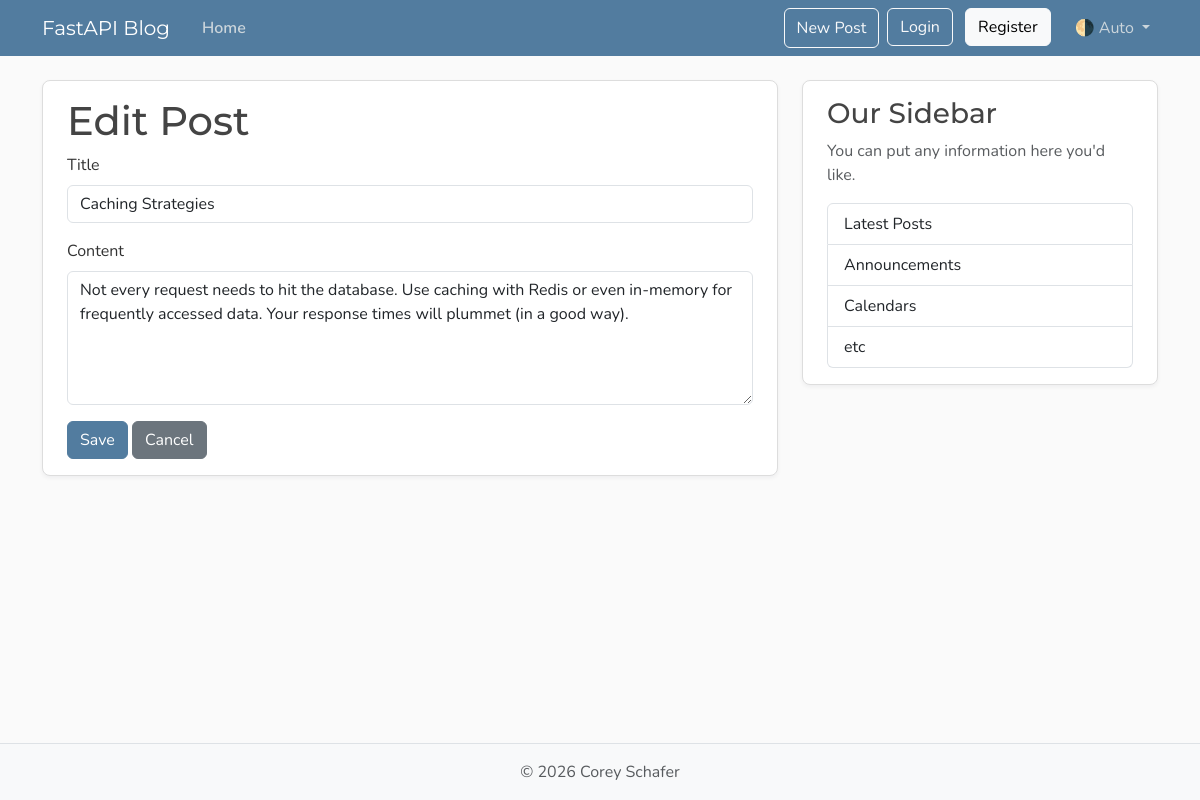
The app's page /posts/4/edit with its own data.
### models.py (models this page shows)
class Post(Base):
    __tablename__ = "posts"
    id: Mapped[int] = mapped_column(Integer, primary_key=True, index=True)
    title: Mapped[str] = mapped_column(String(100), nullable=False)
    content: Mapped[str] = mapped_column(Text, nullable=False)
    user_id: Mapped[int] = mapped_column(
        ForeignKey("users.id"),
        nullable=False,
        index=True,
    )
    date_posted: Mapped[datetime] = mapped_column(
        DateTime(timezone=True),
        default=lambda: datetime.now(UTC),
    )
    author: Mapped[User] = relationship(back_populates="posts")

### main.py (the view)
@app.get(
    "/posts/{post_id}/edit",
    include_in_schema=False,
    name="edit_post",
)
async def edit_post(
    request: Request,
    post_id: int,
    db: Annotated[AsyncSession, Depends(get_db)],
):
    result = await db.execute(
        select(models.Post).where(models.Post.id == post_id)
    )
    post = result.scalars().first()
    if not post:
        raise HTTPException(
            status_code=status.HTTP_404_NOT_FOUND,
            detail="Post not found",
        )
    return templates.TemplateResponse(
        request,
        "edit_post.html",
        {
            "post": post,
            "title": "Edit Post",
        },
    )

### templates/edit_post.html
{% extends "layout.html" %}
{% block content %}
<div class="content-section py-3 px-4">
    <h1>Edit Post</h1>
    <form method="POST" action="/posts/{{ post.id }}/edit">
        <div class="mb-3">
            <label for="title" class="form-label">Title</label>
            <input type="text" class="form-control" id="title" name="title" value="{{ post.title }}" required>
        </div>
        <div class="mb-3">
            <label for="content" class="form-label">Content</label>
            <textarea class="form-control" id="content" name="content" rows="5" required>{{ post.content }}</textarea>
        </div>
        <button type="submit" class="btn btn-primary">Save</button>
        <a href="{{ url_for('post_page', post_id=post.id) }}" class="btn btn-secondary">Cancel</a>
    </form>
</div>
{% endblock content %}

### static/css/main.css (style rules this page uses)
:root { --font-heading: "Montserrat", system-ui, -apple-system, BlinkMacSystemFont, sans-serif; --font-body: "Nunito", system-ui, -apple-system, BlinkMacSystemFont, sans-serif; --color-bg-body: #fafafa; --color-bg-content: #ffffff; --color-text-primary: #333333; --color-text-heading: #444444; --color-steel: #527c9f; --color-nav-link: #cbd5db; --color-nav-link-hover: #ffffff; --color-link-hover: #428bca; --color-border: #dddddd; --color-border-light: #e3e3e3; --spacing-xl: 5rem; --article-img-size: 4rem; --account-img-size: 7.813rem; }
body { font-family: var(--font-body); background: var(--color-bg-body); color: var(--color-text-primary); }
h1, h2, h3, h4, h5, h6 { font-family: var(--font-heading); color: var(--color-text-heading); }
a { text-decoration: none; }
.content-section { background: var(--color-bg-content); border: 1px solid var(--color-border); border-radius: 0.5rem; box-shadow: 0 2px 4px rgba(15, 23, 42, 0.05); transition: box-shadow 0.15s ease, transform 0.15s ease, border-color 0.15s ease; }
.btn-primary { --bs-btn-color: #fff; --bs-btn-bg: #527c9f; --bs-btn-border-color: #527c9f; --bs-btn-hover-color: #fff; --bs-btn-hover-bg: #466a87; --bs-btn-hover-border-color: #3f6179; --bs-btn-active-color: #fff; --bs-btn-active-bg: #3f6179; --bs-btn-active-border-color: #3a5b72; }

### records on screen
Post: title "Caching Strategies", content "Not every request needs to hit the database. Use caching with Redis or even in-memory for frequently accessed data. Your response times will plummet (in a good way)."
